Frame 1 (no input): blank canvas, image omitted
Frame 60 (the mouse pressed at the canvas centre just before this capture): blank canvas, image omitted
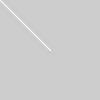
Frame 120 (the mouse held since frame 60 and released just before this capture)

The Processing sketch whose frames 1 and 60 were blank and that drew this single picture after the mouse press (run headless with seeded random() and noise(); from frame 60 on, the mouse is pressed at the canvas centre):

// Processing sketch: drawing2
// ── drawing2.pde


void setup(){
  size(100,100);
  stroke(255);
}




void draw() {
  if(mousePressed == true){
line(mouseX, mouseY, pmouseX, pmouseY); 

}
}
